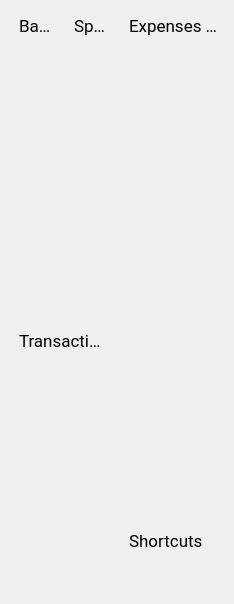
      <widget class="QWidget" name="dashboard">
       <layout class="QGridLayout" name="gridLayout_2">
        <property name="leftMargin">
         <number>15</number>
        </property>
        <property name="topMargin">
         <number>15</number>
        </property>
        <property name="rightMargin">
         <number>15</number>
        </property>
        <property name="bottomMargin">
         <number>15</number>
        </property>
        <property name="spacing">
         <number>15</number>
        </property>
        <item row="1" column="0" rowspan="2" colspan="2">
         <widget class="Container" name="transactions">
          <property name="minimumSize">
           <size>
            <width>40</width>
            <height>46</height>
           </size>
          </property>
          <property name="maximumSize">
           <size>
            <width>524287</width>
            <height>524287</height>
           </size>
          </property>
          <property name="font">
           <font>
            <family>Roboto</family>
            <pointsize>13</pointsize>
           </font>
          </property>
          <property name="features">
           <set>QDockWidget::NoDockWidgetFeatures</set>
          </property>
          <property name="allowedAreas">
           <set>Qt::NoDockWidgetArea</set>
          </property>
          <property name="windowTitle">
           <string>Transactions</string>
          </property>
          <widget class="QWidget" name="dockWidgetContents_2">
           <layout class="QGridLayout" name="gridLayout_4"/>
          </widget>
         </widget>
        </item>
        <item row="0" column="0">
         <widget class="Container" name="accounts">
          <property name="sizePolicy">
           <sizepolicy hsizetype="Preferred" vsizetype="MinimumExpanding">
            <horstretch>0</horstretch>
            <verstretch>0</verstretch>
           </sizepolicy>
          </property>
          <property name="minimumSize">
           <size>
            <width>40</width>
            <height>46</height>
           </size>
          </property>
          <property name="maximumSize">
           <size>
            <width>650</width>
            <height>300</height>
           </size>
          </property>
          <property name="font">
           <font>
            <family>Roboto</family>
            <pointsize>13</pointsize>
           </font>
          </property>
          <property name="features">
           <set>QDockWidget::NoDockWidgetFeatures</set>
          </property>
          <property name="allowedAreas">
           <set>Qt::NoDockWidgetArea</set>
          </property>
          <property name="windowTitle">
           <string>Balance</string>
          </property>
          <widget class="QWidget" name="dockWidgetContents_3">
           <layout class="QGridLayout" name="gridLayout_5"/>
          </widget>
         </widget>
        </item>
        <item row="0" column="1">
         <widget class="Container" name="spending">
          <property name="sizePolicy">
           <sizepolicy hsizetype="Preferred" vsizetype="MinimumExpanding">
            <horstretch>0</horstretch>
            <verstretch>0</verstretch>
           </sizepolicy>
          </property>
          <property name="minimumSize">
           <size>
            <width>40</width>
            <height>46</height>
           </size>
          </property>
          <property name="maximumSize">
           <size>
            <width>524287</width>
            <height>300</height>
           </size>
          </property>
          <property name="font">
           <font>
            <family>Roboto</family>
            <pointsize>13</pointsize>
           </font>
          </property>
          <property name="features">
           <set>QDockWidget::NoDockWidgetFeatures</set>
          </property>
          <property name="allowedAreas">
           <set>Qt::NoDockWidgetArea</set>
          </property>
          <property name="windowTitle">
           <string>Spending</string>
          </property>
          <widget class="QWidget" name="dockWidgetContents_8">
           <layout class="QGridLayout" name="gridLayout_91"/>
          </widget>
         </widget>
        </item>
        <item row="2" column="4">
         <widget class="Container" name="savings">
          <property name="sizePolicy">
           <sizepolicy hsizetype="Preferred" vsizetype="Preferred">
            <horstretch>0</horstretch>
            <verstretch>0</verstretch>
           </sizepolicy>
          </property>
          <property name="minimumSize">
           <size>
            <width>94</width>
            <height>59</height>
           </size>
          </property>
          <property name="maximumSize">
           <size>
            <width>500</width>
            <height>524287</height>
           </size>
          </property>
          <property name="font">
           <font>
            <family>Roboto</family>
            <pointsize>13</pointsize>
           </font>
          </property>
          <property name="styleSheet">
           <string notr="true"/>
          </property>
          <property name="features">
           <set>QDockWidget::NoDockWidgetFeatures</set>
          </property>
          <property name="allowedAreas">
           <set>Qt::NoDockWidgetArea</set>
          </property>
          <property name="windowTitle">
           <string>Shortcuts</string>
          </property>
          <widget class="QWidget" name="dockWidgetContents1">
           <layout class="QGridLayout" name="gridLayout_92">
            <property name="leftMargin">
             <number>0</number>
            </property>
            <property name="topMargin">
             <number>0</number>
            </property>
            <property name="rightMargin">
             <number>0</number>
            </property>
            <property name="bottomMargin">
             <number>0</number>
            </property>
            <property name="spacing">
             <number>0</number>
            </property>
           </layout>
          </widget>
         </widget>
        </item>
        <item row="0" column="4" rowspan="2">
         <widget class="Container" name="monthlyExpenses">
          <property name="sizePolicy">
           <sizepolicy hsizetype="Preferred" vsizetype="Preferred">
            <horstretch>0</horstretch>
            <verstretch>0</verstretch>
           </sizepolicy>
          </property>
          <property name="minimumSize">
           <size>
            <width>40</width>
            <height>500</height>
           </size>
          </property>
          <property name="maximumSize">
           <size>
            <width>500</width>
            <height>500</height>
           </size>
          </property>
          <property name="font">
           <font>
            <family>Roboto</family>
            <pointsize>13</pointsize>
           </font>
          </property>
          <property name="features">
           <set>QDockWidget::NoDockWidgetFeatures</set>
          </property>
          <property name="allowedAreas">
           <set>Qt::NoDockWidgetArea</set>
          </property>
          <property name="windowTitle">
           <string>Expenses Distribution</string>
          </property>
          <widget class="QWidget" name="dockWidgetContents">
           <layout class="QGridLayout" name="gridLayout_9">
            <property name="leftMargin">
             <number>0</number>
            </property>
            <property name="topMargin">
             <number>0</number>
            </property>
            <property name="rightMargin">
             <number>0</number>
            </property>
           </layout>
          </widget>
         </widget>
        </item>
       </layout>
      </widget>
